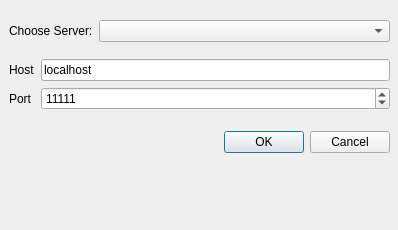
<ui version="4.0" >
 <author></author>
 <comment></comment>
 <exportmacro></exportmacro>
 <class>pqServerBrowser</class>
 <widget class="QDialog" name="pqServerBrowser" >
  <property name="geometry" >
   <rect>
    <x>0</x>
    <y>0</y>
    <width>398</width>
    <height>230</height>
   </rect>
  </property>
  <property name="windowTitle" >
   <string>Dialog</string>
  </property>
  <widget class="QWidget" name="verticalLayout" >
   <property name="geometry" >
    <rect>
     <x>9</x>
     <y>9</y>
     <width>381</width>
     <height>160</height>
    </rect>
   </property>
   <layout class="QVBoxLayout" >
    <property name="margin" >
     <number>0</number>
    </property>
    <property name="spacing" >
     <number>6</number>
    </property>
    <item>
     <layout class="QHBoxLayout" >
      <property name="margin" >
       <number>0</number>
      </property>
      <property name="spacing" >
       <number>6</number>
      </property>
      <item>
       <widget class="QLabel" name="label" >
        <property name="cursor" >
         <cursor>0</cursor>
        </property>
        <property name="text" >
         <string>Choose Server:</string>
        </property>
       </widget>
      </item>
      <item>
       <widget class="QComboBox" name="serverType" >
        <property name="sizePolicy" >
         <sizepolicy>
          <hsizetype>7</hsizetype>
          <vsizetype>0</vsizetype>
          <horstretch>0</horstretch>
          <verstretch>0</verstretch>
         </sizepolicy>
        </property>
       </widget>
      </item>
     </layout>
    </item>
    <item>
     <layout class="QGridLayout" >
      <property name="margin" >
       <number>0</number>
      </property>
      <property name="spacing" >
       <number>6</number>
      </property>
      <item row="0" column="0" >
       <widget class="QLabel" name="label_2" >
        <property name="text" >
         <string>Host</string>
        </property>
       </widget>
      </item>
      <item row="1" column="0" >
       <widget class="QLabel" name="label_3" >
        <property name="text" >
         <string>Port</string>
        </property>
       </widget>
      </item>
      <item row="0" column="1" >
       <widget class="QLineEdit" name="hostName" >
        <property name="text" >
         <string>localhost</string>
        </property>
       </widget>
      </item>
      <item row="1" column="1" >
       <widget class="QSpinBox" name="portNumber" >
        <property name="maximum" >
         <number>65535</number>
        </property>
        <property name="minimum" >
         <number>1</number>
        </property>
        <property name="value" >
         <number>11111</number>
        </property>
       </widget>
      </item>
     </layout>
    </item>
    <item>
     <layout class="QHBoxLayout" >
      <property name="margin" >
       <number>0</number>
      </property>
      <property name="spacing" >
       <number>6</number>
      </property>
      <item>
       <spacer>
        <property name="orientation" >
         <enum>Qt::Horizontal</enum>
        </property>
        <property name="sizeHint" >
         <size>
          <width>131</width>
          <height>31</height>
         </size>
        </property>
       </spacer>
      </item>
      <item>
       <widget class="QPushButton" name="okButton" >
        <property name="text" >
         <string>OK</string>
        </property>
       </widget>
      </item>
      <item>
       <widget class="QPushButton" name="cancelButton" >
        <property name="text" >
         <string>Cancel</string>
        </property>
       </widget>
      </item>
     </layout>
    </item>
   </layout>
  </widget>
 </widget>
 <pixmapfunction></pixmapfunction>
 <resources/>
 <connections>
  <connection>
   <sender>okButton</sender>
   <signal>clicked()</signal>
   <receiver>pqServerBrowser</receiver>
   <slot>accept()</slot>
   <hints>
    <hint type="sourcelabel" >
     <x>263</x>
     <y>90</y>
    </hint>
    <hint type="destinationlabel" >
     <x>103</x>
     <y>90</y>
    </hint>
   </hints>
  </connection>
  <connection>
   <sender>cancelButton</sender>
   <signal>clicked()</signal>
   <receiver>pqServerBrowser</receiver>
   <slot>reject()</slot>
   <hints>
    <hint type="sourcelabel" >
     <x>358</x>
     <y>91</y>
    </hint>
    <hint type="destinationlabel" >
     <x>167</x>
     <y>55</y>
    </hint>
   </hints>
  </connection>
 </connections>
</ui>
